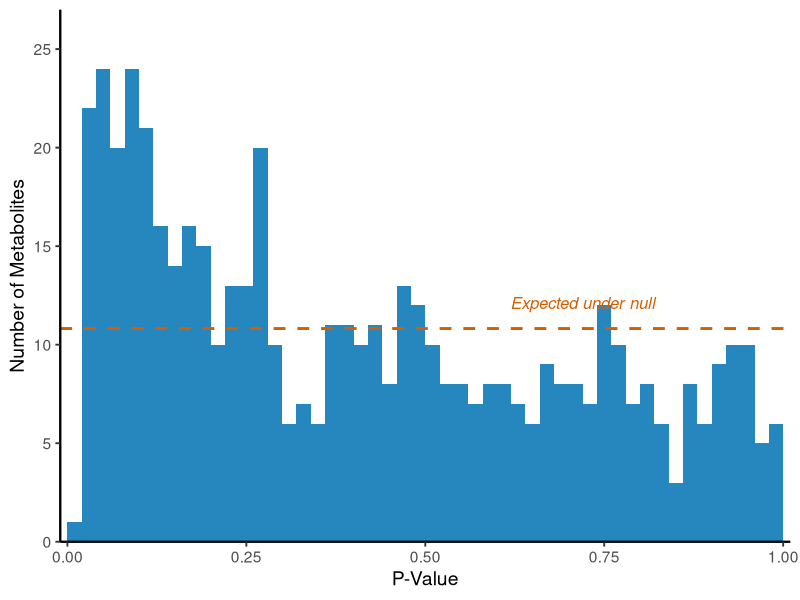

The R script that drew this image:
library(ggplot2)
library(svglite)

df = read.csv("data_pvalue_histogram.csv", stringsAsFactors = FALSE)
expected_count = 541 / 50

p = ggplot(df, aes(x = bin_mid, y = count)) +
  geom_col(width = 0.02, fill = "#0072B2", color = NA, alpha = 0.85) +
  geom_hline(yintercept = expected_count, linetype = "dashed",
             color = "#D55E00", linewidth = 1.0) +
  annotate("text", x = 0.72, y = expected_count + 1.3,
           label = "Expected under null", color = "#D55E00",
           fontface = "italic", size = 4.2) +
  scale_x_continuous(
    breaks = c(0.00, 0.25, 0.50, 0.75, 1.00),
    labels = c("0.00", "0.25", "0.50", "0.75", "1.00"),
    expand = c(0.01, 0)
  ) +
  scale_y_continuous(breaks = seq(0, 25, by = 5), expand = c(0, 0), limits = c(0, 27)) +
  labs(x = "P-Value", y = "Number of Metabolites") +
  theme_classic(base_size = 14) +
  theme(axis.line = element_line(linewidth = 0.8))

ggsave("figs_pvalue_histogram.svg", p, width = 5, height = 4)
